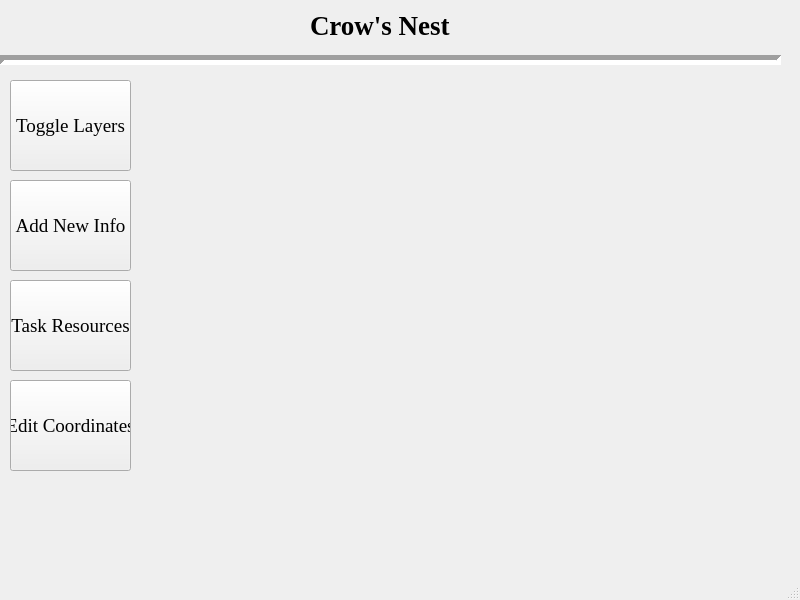
<?xml version="1.0" encoding="UTF-8"?>
<ui version="4.0">
 <class>MainWindow</class>
 <widget class="QMainWindow" name="MainWindow">
  <property name="geometry">
   <rect>
    <x>0</x>
    <y>0</y>
    <width>800</width>
    <height>600</height>
   </rect>
  </property>
  <property name="windowTitle">
   <string>Crow's Nest</string>
  </property>
  <property name="unifiedTitleAndToolBarOnMac">
   <bool>false</bool>
  </property>
  <widget class="QWidget" name="centralwidget">
   <widget class="QLabel" name="Header">
    <property name="geometry">
     <rect>
      <x>310</x>
      <y>10</y>
      <width>181</width>
      <height>31</height>
     </rect>
    </property>
    <property name="font">
     <font>
      <family>Times New Roman</family>
      <pointsize>20</pointsize>
      <weight>75</weight>
      <bold>true</bold>
     </font>
    </property>
    <property name="text">
     <string>Crow's Nest</string>
    </property>
   </widget>
   <widget class="Line" name="Separator">
    <property name="geometry">
     <rect>
      <x>0</x>
      <y>50</y>
      <width>781</width>
      <height>20</height>
     </rect>
    </property>
    <property name="lineWidth">
     <number>5</number>
    </property>
    <property name="orientation">
     <enum>Qt::Horizontal</enum>
    </property>
   </widget>
   <widget class="QLabel" name="Image">
    <property name="geometry">
     <rect>
      <x>150</x>
      <y>80</y>
      <width>631</width>
      <height>481</height>
     </rect>
    </property>
    <property name="lineWidth">
     <number>3</number>
    </property>
    <property name="text">
     <string/>
    </property>
    <property name="pixmap">
     <pixmap resource="crowsNest.qrc">:/images/images/topoMap.jpg</pixmap>
    </property>
   </widget>
   <widget class="QPushButton" name="toggleLayers">
    <property name="geometry">
     <rect>
      <x>10</x>
      <y>80</y>
      <width>121</width>
      <height>91</height>
     </rect>
    </property>
    <property name="sizePolicy">
     <sizepolicy hsizetype="Minimum" vsizetype="Fixed">
      <horstretch>0</horstretch>
      <verstretch>0</verstretch>
     </sizepolicy>
    </property>
    <property name="maximumSize">
     <size>
      <width>300</width>
      <height>16777215</height>
     </size>
    </property>
    <property name="font">
     <font>
      <family>Times New Roman</family>
      <pointsize>14</pointsize>
     </font>
    </property>
    <property name="text">
     <string>Toggle Layers</string>
    </property>
   </widget>
   <widget class="QPushButton" name="addNewInfo">
    <property name="geometry">
     <rect>
      <x>10</x>
      <y>180</y>
      <width>121</width>
      <height>91</height>
     </rect>
    </property>
    <property name="sizePolicy">
     <sizepolicy hsizetype="Minimum" vsizetype="Fixed">
      <horstretch>0</horstretch>
      <verstretch>0</verstretch>
     </sizepolicy>
    </property>
    <property name="maximumSize">
     <size>
      <width>300</width>
      <height>16777215</height>
     </size>
    </property>
    <property name="font">
     <font>
      <family>Times New Roman</family>
      <pointsize>14</pointsize>
     </font>
    </property>
    <property name="text">
     <string>Add New Info</string>
    </property>
   </widget>
   <widget class="QPushButton" name="taskResources">
    <property name="geometry">
     <rect>
      <x>10</x>
      <y>280</y>
      <width>121</width>
      <height>91</height>
     </rect>
    </property>
    <property name="sizePolicy">
     <sizepolicy hsizetype="Minimum" vsizetype="Fixed">
      <horstretch>0</horstretch>
      <verstretch>0</verstretch>
     </sizepolicy>
    </property>
    <property name="maximumSize">
     <size>
      <width>300</width>
      <height>16777215</height>
     </size>
    </property>
    <property name="font">
     <font>
      <family>Times New Roman</family>
      <pointsize>14</pointsize>
     </font>
    </property>
    <property name="text">
     <string>Task Resources</string>
    </property>
   </widget>
   <widget class="QPushButton" name="editCoords">
    <property name="geometry">
     <rect>
      <x>10</x>
      <y>380</y>
      <width>121</width>
      <height>91</height>
     </rect>
    </property>
    <property name="sizePolicy">
     <sizepolicy hsizetype="Minimum" vsizetype="Fixed">
      <horstretch>0</horstretch>
      <verstretch>0</verstretch>
     </sizepolicy>
    </property>
    <property name="maximumSize">
     <size>
      <width>300</width>
      <height>16777215</height>
     </size>
    </property>
    <property name="font">
     <font>
      <family>Times New Roman</family>
      <pointsize>14</pointsize>
     </font>
    </property>
    <property name="text">
     <string>Edit Coordinates</string>
    </property>
   </widget>
  </widget>
  <widget class="QStatusBar" name="statusbar"/>
 </widget>
 <resources>
  <include location="crowsNest.qrc"/>
 </resources>
 <connections/>
</ui>
